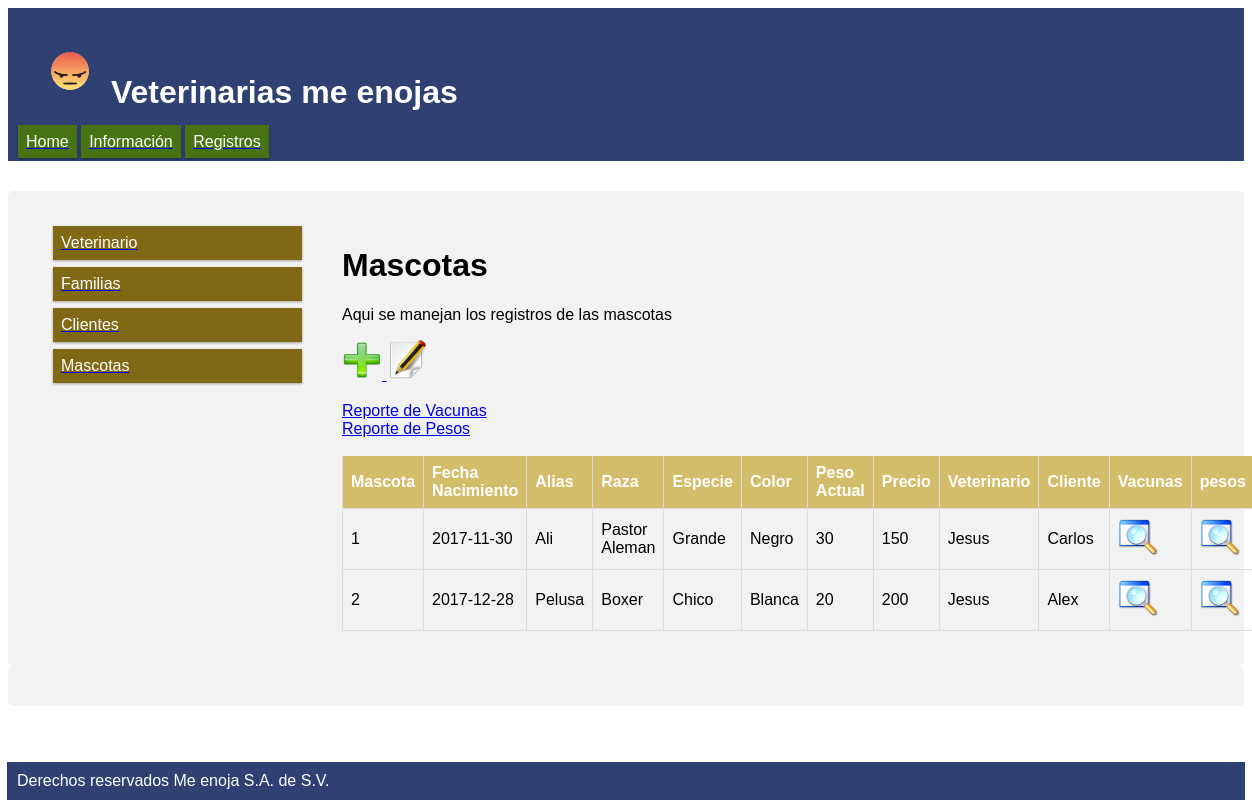
The app's page /registros/mascotas.php with its own data.
### tables this page shows
CREATE TABLE `mascota` (
  `id_mascota` int(11) NOT NULL,
  `fecha_nacimiento` date DEFAULT NULL,
  `alias` varchar(45) DEFAULT NULL,
  `raza` varchar(45) DEFAULT NULL,
  `especie` varchar(45) DEFAULT NULL,
  `color` varchar(45) DEFAULT NULL,
  `peso_actual` double DEFAULT NULL,
  `precio` double DEFAULT NULL,
  `id_veterinario` int(11) NOT NULL,
  `id_cliente` int(11) NOT NULL
);

CREATE TABLE `veterinario` (
  `id_veterinario` int(11) NOT NULL,
  `nombre` varchar(45) DEFAULT NULL,
  `ap_paterno` varchar(45) DEFAULT NULL,
  `ap_materno` varchar(45) DEFAULT NULL,
  `dir_calle` varchar(45) DEFAULT NULL,
  `dir_numero` int(11) DEFAULT NULL,
  `dir_ciudad` varchar(45) DEFAULT NULL,
  `telefono` varchar(45) DEFAULT NULL
);

CREATE TABLE `cliente` (
  `id_cliente` int(11) NOT NULL,
  `nombre` varchar(45) DEFAULT NULL,
  `ap_paterno` varchar(45) DEFAULT NULL,
  `ap_materno` varchar(45) DEFAULT NULL,
  `dir_calle` varchar(45) DEFAULT NULL,
  `dir_numero` int(11) DEFAULT NULL,
  `dir_ciudad` varchar(45) DEFAULT NULL,
  `telefono_cliente` varchar(45) DEFAULT NULL,
  `id_veterinario` int(11) NOT NULL,
  `id_familia` int(11) NOT NULL
);

### registros/mascotas.php (the view, shortened to what this page needs)
<?php
  require('../PHP/conexion.php');
?>
<!DOCTYPE html>
<html>
<head>
</head>
	<body>
		<div class="row">
			<div class="col-3 menu">
			</div>
			<FORM class="col-9">
			  <h1>Mascotas</h1>
			  <p>Aqui se manejan los registros de las mascotas</p>
			  <a href="mascotas_add.php"><img style="width: 40px; height: 40px;" src="../RES/add.png" alt="">
			  </a>
			  <a href="mascotas_edit.php"><img style="width: 40px; height: 40px;" src="../RES/edit.png" alt="">
				<br>
				<br>
				<a href="../PHP/reporteVacunas.php">Reporte de Vacunas</a>
				<br>
				<a href="../PHP/reportePesos.php">Reporte de Pesos</a>
				<br>
				<br>
			  </a>
			  <table style="width:100%">
				  <thead class="tabla">
	              <tr>
	                <th class="reglon">Mascota</th>
	                <th class="reglon">Fecha Nacimiento</th>
	                <th class="reglon">Alias</th>
	                <th class="reglon">Raza</th>
	                <th class="reglon">Especie</th>
	                <th class="reglon">Color</th>
	                <th class="reglon">Peso Actual</th>
	                <th class="reglon">Precio</th>
	                <th class="reglon">Veterinario</th>
	                <th class="reglon">Cliente</th>
	                <th class="reglon">Vacunas</th>
	                <th class="reglon">pesos</th>
	              </tr>
	            </thead>
	            <?php $sql = 'SELECT m.id_mascota,m.fecha_nacimiento,m.alias,m.raza,m.especie,m.color,m.peso_actual,m.precio,
	                          v.nombre as "veterinario",c.nombre as "cliente" from mascota m
	                          inner join veterinario v on m.id_veterinario = v.id_veterinario
	                          inner join cliente c on m.id_cliente = c.id_cliente'
	                  ;
	            foreach ($conn->query($sql) as $row){ ?>
	              <tr>
	                <td class="reglon"><?php echo $row['id_mascota']?></td>
	                <td class="reglon"><?php echo $row['fecha_nacimiento'] ?></td>
	                <td class="reglon"><?php echo $row['alias'] ?></td>
	                <td class="reglon"><?php echo $row['raza'] ?></td>
	                <td class="reglon"><?php echo $row['especie'] ?></td>
	                <td class="reglon"><?php echo $row['color'] ?></td>
	                <td class="reglon"><?php echo $row['peso_actual'] ?></td>
	                <td class="reglon"><?php echo $row['precio'] ?></td>
	                <td class="reglon"><?php echo $row['veterinario'] ?></td>
	                <td class="reglon"><?php echo $row['cliente'] ?></td>
	                <td class="reglon"><a href="vacunas.php?id=<?php echo $row['id_mascota']?>""><img style="width: 40px; height: 40px;" src="../RES/show.png" alt=""></a></td>
	                <td class="reglon"><a href="pesos.php?id=<?php echo $row['id_mascota']?>""><img style="width: 40px; height: 40px;" src="../RES/show.png" alt=""></a></td>
	              </tr>
	            <?php } ?>
				</table>
			</FORM>
		</div>
		<div class="row">
			<footer>
				Derechos reservados Me enoja S.A. de S.V.
			</footer>
		</div>
	</body>
</html>

### CSS/veterinaria.css (style rules this page uses)
* { box-sizing: border-box; }
.row::after { content: ""; clear: both; display: table; }
[class*="col-"] { float: left; padding: 15px; }
.col-3 { width: 25%; }
.col-9 { width: 75%; }
html { font-family: "Lucida Sans", sans-serif; }
header, footer { background-color: #2E4172; color: #ffffff; padding: 10px; margin: 0px; margin-bottom: 30px; }
footer { margin-bottom: 0px; position: fixed; bottom: 0px; left: 7px; right: 7px; }
.menu ul { list-style-type: none; margin: 0; padding: 0; }
.menu li { padding: 8px; margin-bottom: 7px; background-color: #806815; color: #ffffff; box-shadow: 0 1px 3px rgba(0,0,0,0.12), 0 1px 2px rgba(0,0,0,0.24); margin-left: 10px; margin-right: 10px; }
.navu { list-style-type: none; margin: 0; padding: 8px; margin-bottom: 7px; background-color: #477413; color: #ffffff; box-shadow: 0 1px 3px rgba(0,0,0,0.12), 0 1px 2px rgba(0,0,0,0.24); width: 33%; height: 33%; }
table { border-collapse: collapse; width: 100%; }
th, td { text-align: left; padding: 8px; border-bottom: 1px solid #ddd; border-right: 1px solid #ddd; border-left: 1px solid #ddd; }
th { background-color: #D4BD6A; color: white; }
div { border-radius: 5px; background-color: #f2f2f2; padding: 20px; }

### records on screen
mascota: id_mascota "1", fecha_nacimiento "2017-11-30", alias "Ali", raza "Pastor Aleman", especie "Grande", color "Negro", peso_actual "30", precio "150", id_veterinario.nombre "Jesus", id_cliente.nombre "Carlos"
mascota: id_mascota "2", fecha_nacimiento "2017-12-28", alias "Pelusa", raza "Boxer", especie "Chico", color "Blanca", peso_actual "20", precio "200", id_veterinario.nombre "Jesus", id_cliente.nombre "Alex"
